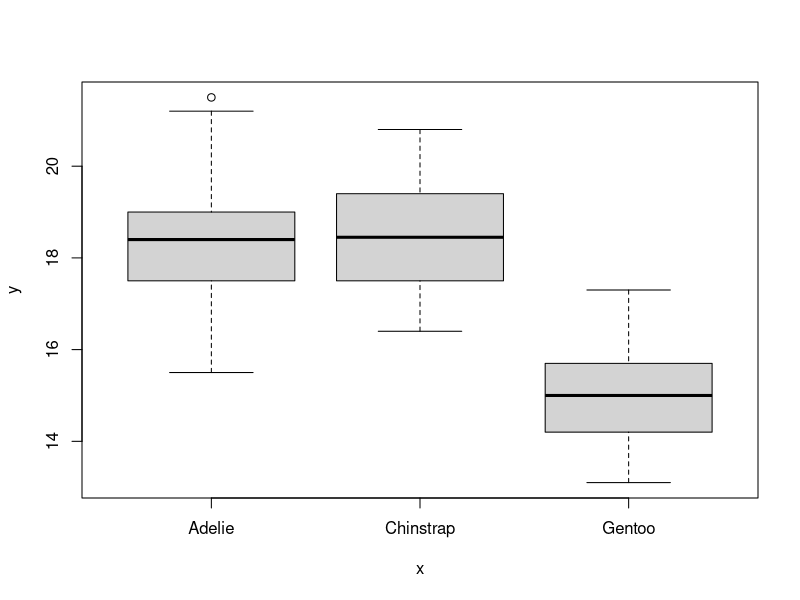
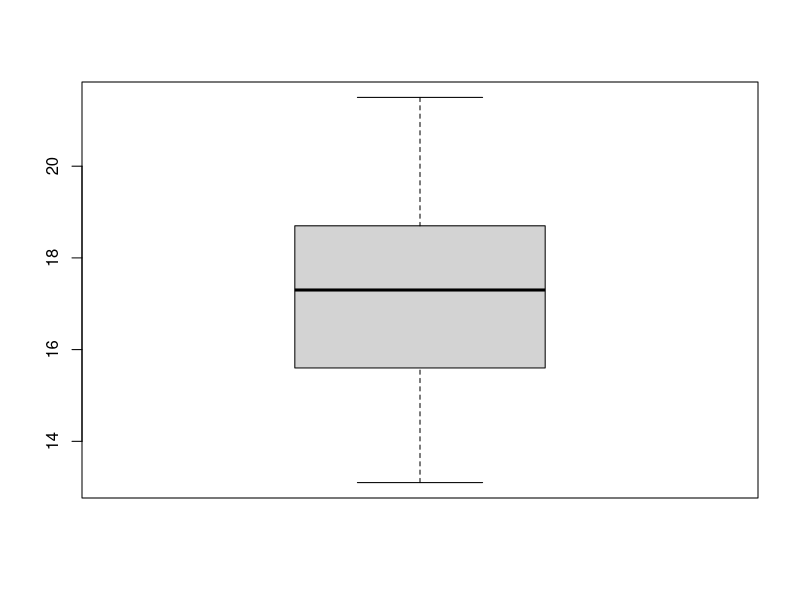
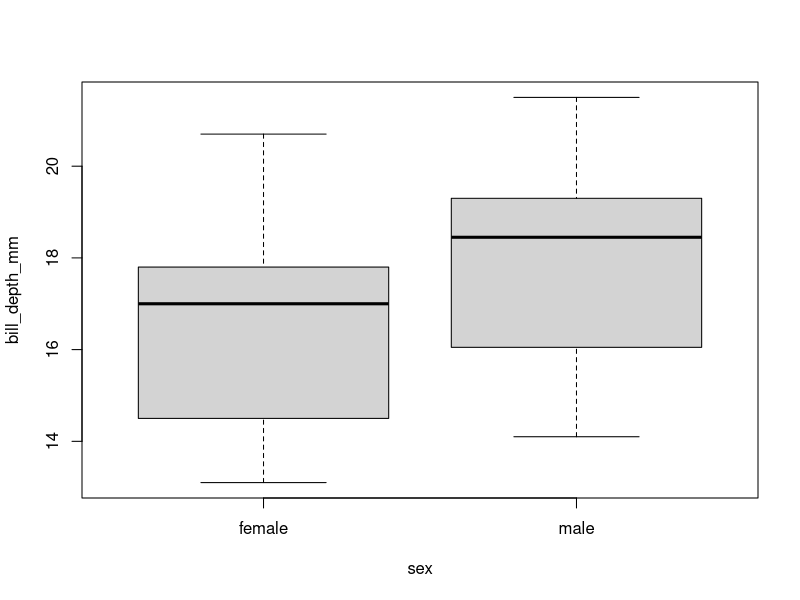
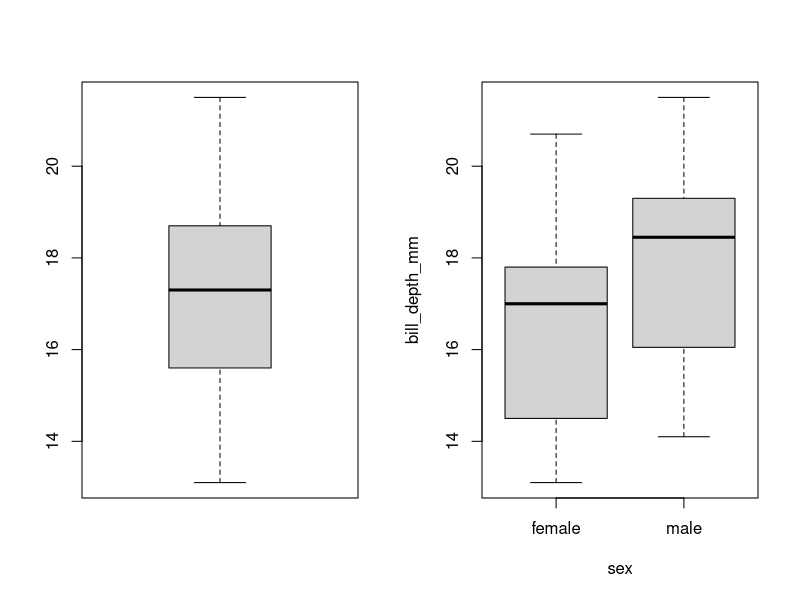
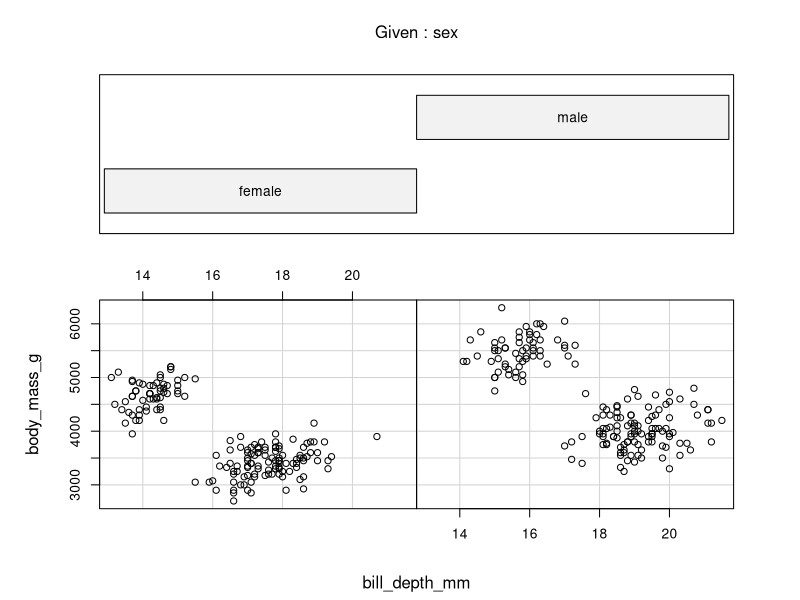
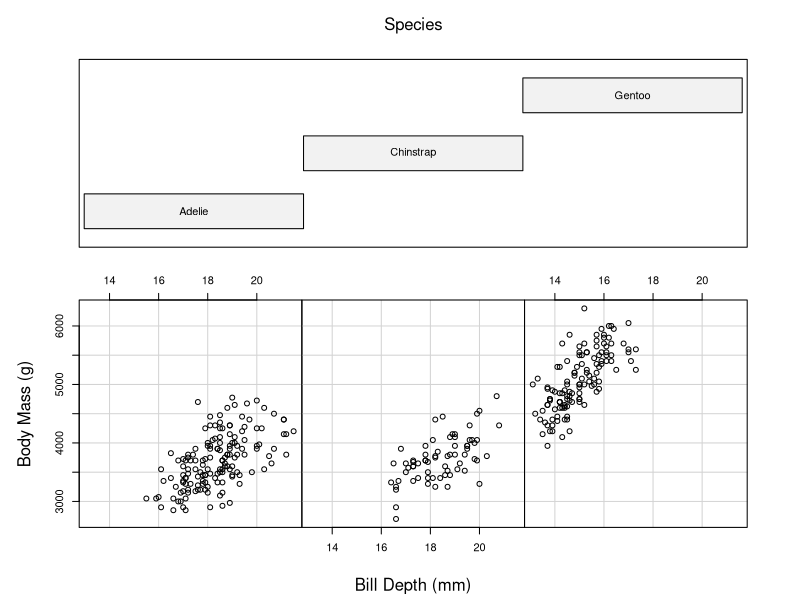

Generate these figures, in order, with R:
install.packages("palmerpenguins")
install.packages("here")
require("palmerpenguins")
require("here")
library("palmerpenguins")
class(penguins)
penguins = data.frame(penguins)
mean(penguins$body_mass_g)
head(penguins)
mean(penguins$body_mass_g, na.rm = TRUE)
summary(penguins)
plot(penguins$species, penguins$bill_depth_mm)

boxplot(penguins$bill_depth_mm)
boxplot(bill_depth_mm ~ sex, data = penguins)

par(mfrow = c(1, 2))
boxplot(penguins$bill_depth_mm)
boxplot(bill_depth_mm ~ sex, data = penguins)

coplot(body_mass_g ~ bill_depth_mm | sex, data = penguins)

coplot(body_mass_g ~ bill_depth_mm | species, data = penguins, rows = 1,
       xlab = c("Bill Depth (mm)", "Species"), ylab = "Body Mass (g)")
